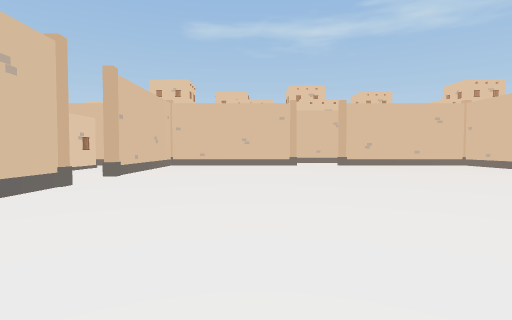
View 1 (above)

24 first-person views from a walk through a scene from a Unity 3-D project. The camera is 1.3 m above the floor, tilts 2° down and sees 80° across. The floor is counted in squares, 2 m on a side. Each view is taken from the middle of a square. On the plan, view 1 faces up. The plan holds only what a view shows up to about 10 squares ahead; the rest is blank. The place goes on beyond the plan. The player character is not drawn.

View 2
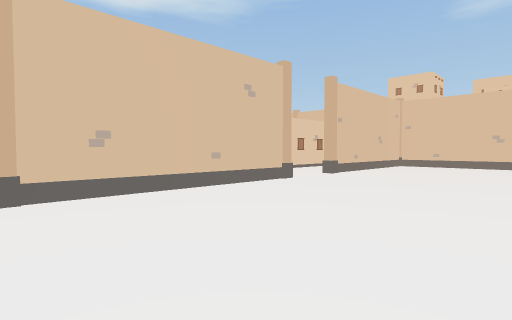

View 3
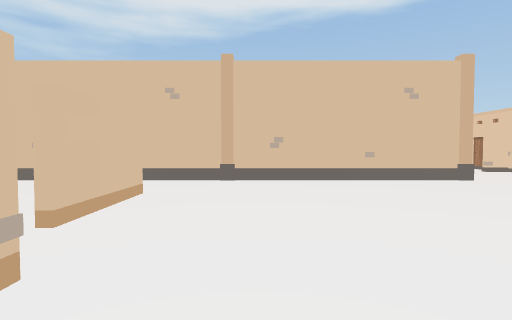

View 4
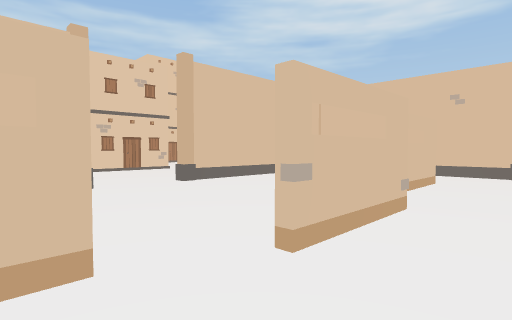

View 5
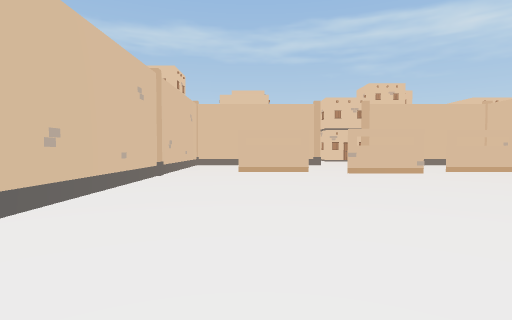

View 6
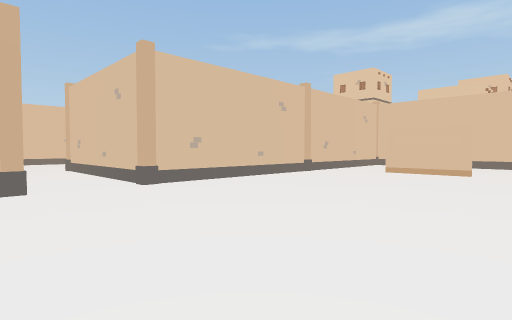

View 7
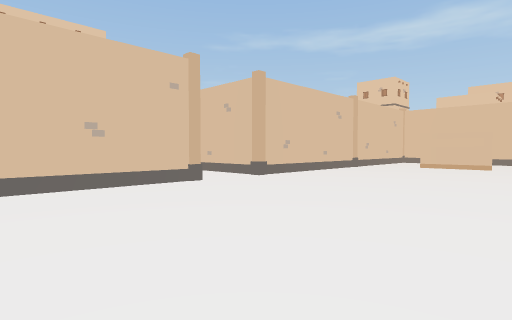

View 8
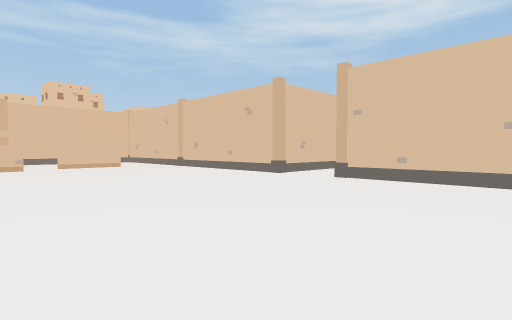

View 9
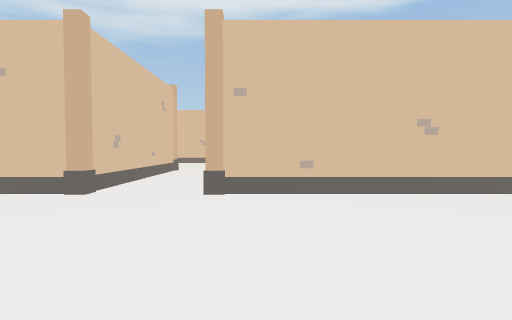

View 10
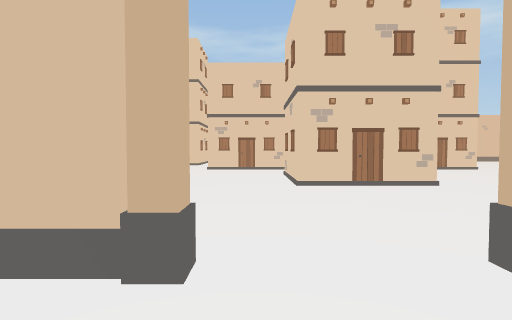

View 11
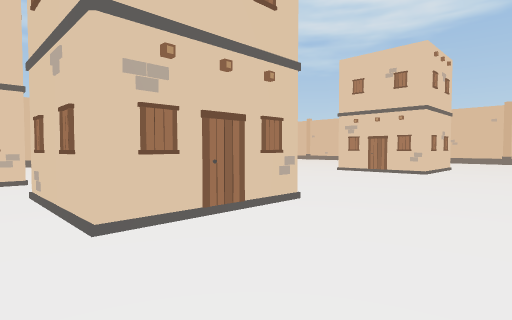

View 12
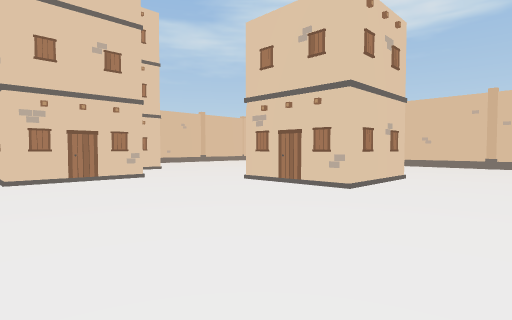

View 13
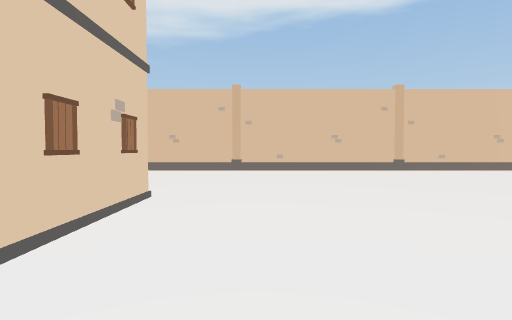

View 14
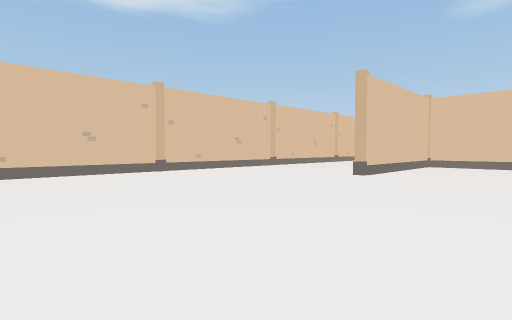

View 15
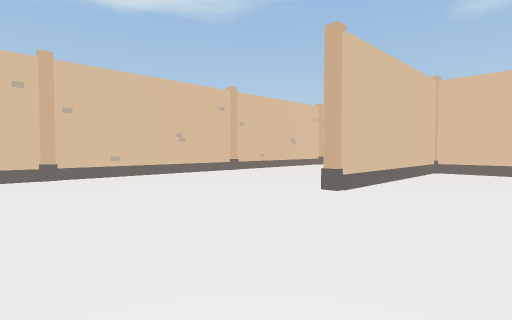

View 16
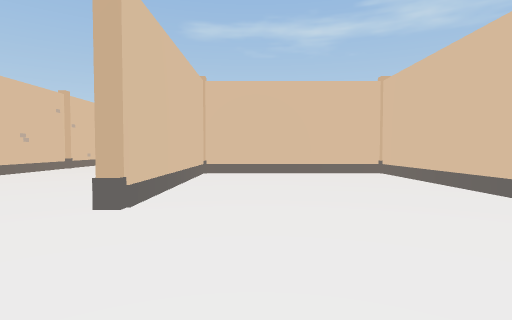

View 17
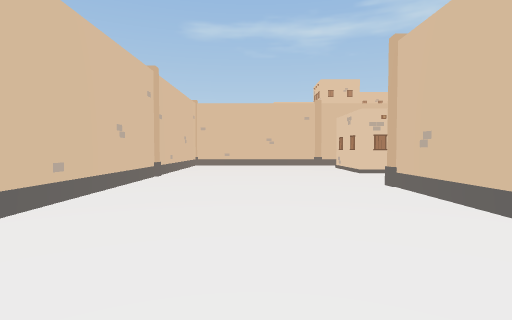

View 18
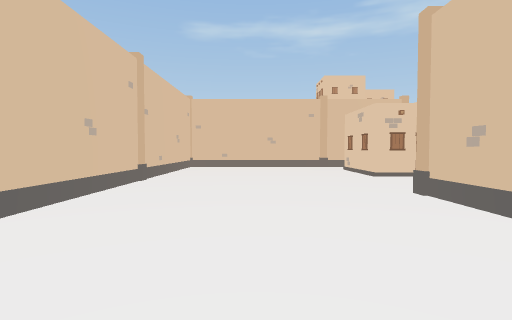

View 19
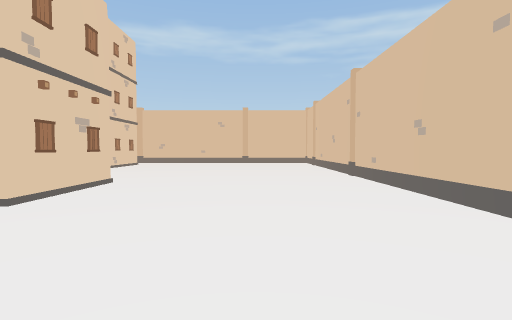

View 20
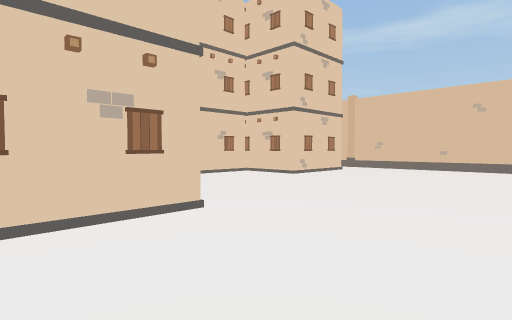

View 21
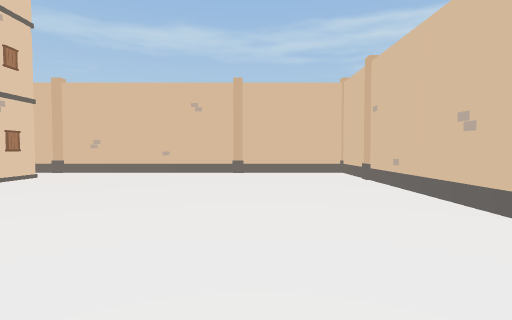

View 22
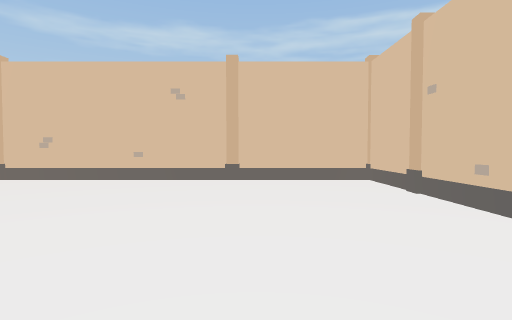

View 23
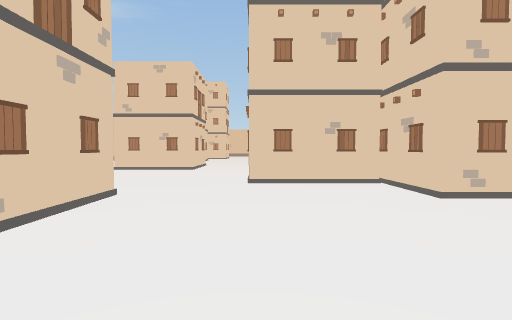

View 24
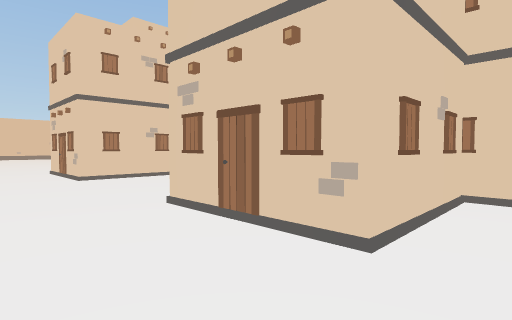

### Floor plan
Points are (right, up) in squares from view 1. A wall is a line through its corners. A room is listed if a view was taken in it or the views show most of it. See-through windows are left out.
Room 1 (views 1, 2, 3, 4, 5, 6, 7, 8, 9, 10)
walls: (-3.4, 4.6) (-3.4, -1.5); (-3.6, 1.4) (-3.6, 4.4); (-1.6, -0.7) (0.5, -0.7); (4.4, -0.7) (6.5, -0.7); (8.4, 7.1) (8.4, 10.6); (-3.4, 11.5) (-3.4, 7.3) (-3.8, 7.3); (8.4, -0.5) (8.4, 5.5); (0.5, -4.5) (1.8, -4.5)
ways out: opening at (-5.3, 4.4) to room 2; opening at (-2.5, -1) to room 2; opening at (4.5, -1.4) to room 2; opening at (8, 6.5) to room 2
objects: other object (-6, 5); other object (-5, 5); other object (-4, 5); other object (2, 0); other object (3, 0)
Room 2 (views 11, 12, 13, 14, 15, 16, 17, 18, 19, 20, 21, 22, 23, 24)
walls: (-1.2, -4.5) (0.5, -4.5); (8.4, -2) (8.4, -0.5); (8.4, 5.5) (10.5, 5.5); (-8.6, 2.7) (-8.6, 5.5) (-6.4, 5.5); (-5.6, -19.5) (-4.7, -19.5); (-6.4, 5.3) (-8.8, 5.3); (-8.4, 5.6) (-8.4, 0.2); (-13.4, 11) (-13.4, -19.5) (-8.5, -19.5)
ways out: opening at (-5.3, 4.4) to room 1; opening at (-2.5, -1) to room 1; opening at (4.5, -1.4) to room 1; opening at (8, 6.5) to room 1
objects: other object (-8, -20); building (-8, -11) to (-6, -9); other object (-7, -20); other object (-6, -20); building (-6, -18) to (-6, -16); building (-6, 8); building (-4, -15); building (-4, -14) to (-2, -13); building (0, -11) to (0, -9); building (2, -15) to (4, -13); building (2, -11) to (2, -9); other object (11, 5); other object (12, 5)

Where each view was taken, in squares from view 1:
view 1: 0 up, 0 right, facing up
view 2: 0 up, 1 right, facing up-left
view 3: 1 up, 3 right, facing left
view 4: 1 up, 5 right, facing down-left
view 5: 8 up, 6 right, facing down
view 6: 8 up, 3 right, facing down-right
view 7: 11 up, 3 right, facing down-right
view 8: 11 up, 3 right, facing down-left
view 9: 8 up, 1 right, facing left
view 10: 3 down, 3 right, facing down
view 11: 6 down, 3 right, facing down-left
view 12: 6 down, 1 left, facing down-left
view 13: 7 down, 4 left, facing left
view 14: 7 down, 5 left, facing up-left
view 15: 4 down, 6 left, facing up-left
view 16: 3 down, 7 left, facing up
view 17: 0 up, 11 left, facing up
view 18: 1 up, 11 left, facing up
view 19: 5 down, 11 left, facing down
view 20: 9 down, 11 left, facing down-right
view 21: 11 down, 11 left, facing down
view 22: 13 down, 11 left, facing down
view 23: 13 down, 10 left, facing right
view 24: 11 down, 5 left, facing down-right
